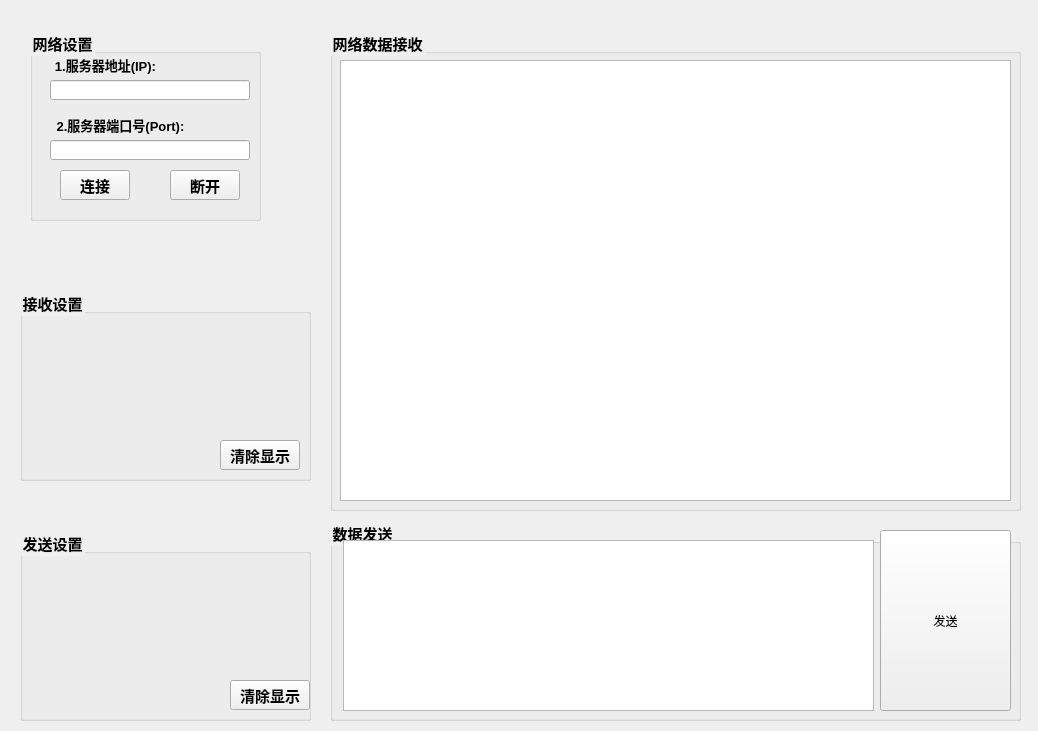
<?xml version="1.0" encoding="UTF-8"?>
<ui version="4.0">
 <class>Widget</class>
 <widget class="QWidget" name="Widget">
  <property name="geometry">
   <rect>
    <x>0</x>
    <y>0</y>
    <width>1038</width>
    <height>731</height>
   </rect>
  </property>
  <property name="windowTitle">
   <string>Widget</string>
  </property>
  <widget class="QPushButton" name="sendButton">
   <property name="geometry">
    <rect>
     <x>880</x>
     <y>530</y>
     <width>131</width>
     <height>181</height>
    </rect>
   </property>
   <property name="text">
    <string>发送</string>
   </property>
  </widget>
  <widget class="QPlainTextEdit" name="plainTextEdit">
   <property name="geometry">
    <rect>
     <x>340</x>
     <y>60</y>
     <width>671</width>
     <height>441</height>
    </rect>
   </property>
   <property name="styleSheet">
    <string notr="true">font-size: 15px;</string>
   </property>
  </widget>
  <widget class="QGroupBox" name="recvBox">
   <property name="geometry">
    <rect>
     <x>330</x>
     <y>30</y>
     <width>691</width>
     <height>481</height>
    </rect>
   </property>
   <property name="styleSheet">
    <string notr="true">font-size: 15px;
font-weight: bold;</string>
   </property>
   <property name="title">
    <string>网络数据接收</string>
   </property>
  </widget>
  <widget class="QGroupBox" name="sendBox">
   <property name="geometry">
    <rect>
     <x>330</x>
     <y>520</y>
     <width>691</width>
     <height>201</height>
    </rect>
   </property>
   <property name="styleSheet">
    <string notr="true">font-size: 15px;
font-weight: bold;</string>
   </property>
   <property name="title">
    <string>数据发送</string>
   </property>
   <widget class="QTextEdit" name="textEdit">
    <property name="geometry">
     <rect>
      <x>13</x>
      <y>20</y>
      <width>531</width>
      <height>171</height>
     </rect>
    </property>
   </widget>
  </widget>
  <widget class="QGroupBox" name="networkBox">
   <property name="geometry">
    <rect>
     <x>30</x>
     <y>30</y>
     <width>231</width>
     <height>191</height>
    </rect>
   </property>
   <property name="styleSheet">
    <string notr="true">font-size: 15px;
font-weight: bold;</string>
   </property>
   <property name="title">
    <string>网络设置</string>
   </property>
   <widget class="QPushButton" name="connectButton">
    <property name="geometry">
     <rect>
      <x>30</x>
      <y>140</y>
      <width>70</width>
      <height>30</height>
     </rect>
    </property>
    <property name="text">
     <string>连接</string>
    </property>
   </widget>
   <widget class="QPushButton" name="cnacelButton">
    <property name="geometry">
     <rect>
      <x>140</x>
      <y>140</y>
      <width>70</width>
      <height>30</height>
     </rect>
    </property>
    <property name="text">
     <string>断开</string>
    </property>
   </widget>
   <widget class="QLabel" name="PortLabel">
    <property name="geometry">
     <rect>
      <x>20</x>
      <y>80</y>
      <width>141</width>
      <height>31</height>
     </rect>
    </property>
    <property name="text">
     <string>&lt;html&gt;&lt;head/&gt;&lt;body&gt;&lt;p align=&quot;center&quot;&gt;&lt;span style=&quot; font-size:10pt;&quot;&gt;2.服务器端口号(Port):&lt;/span&gt;&lt;/p&gt;&lt;/body&gt;&lt;/html&gt;</string>
    </property>
   </widget>
   <widget class="QLabel" name="IPLabel">
    <property name="geometry">
     <rect>
      <x>20</x>
      <y>20</y>
      <width>111</width>
      <height>31</height>
     </rect>
    </property>
    <property name="text">
     <string>&lt;html&gt;&lt;head/&gt;&lt;body&gt;&lt;p align=&quot;center&quot;&gt;&lt;span style=&quot; font-size:10pt;&quot;&gt;1.服务器地址(IP):&lt;/span&gt;&lt;/p&gt;&lt;/body&gt;&lt;/html&gt;</string>
    </property>
   </widget>
   <widget class="QLineEdit" name="PortlineEdit">
    <property name="geometry">
     <rect>
      <x>20</x>
      <y>110</y>
      <width>200</width>
      <height>20</height>
     </rect>
    </property>
   </widget>
   <widget class="QLineEdit" name="IPlineEdit">
    <property name="geometry">
     <rect>
      <x>20</x>
      <y>50</y>
      <width>200</width>
      <height>20</height>
     </rect>
    </property>
   </widget>
  </widget>
  <widget class="QPushButton" name="sdrButton">
   <property name="geometry">
    <rect>
     <x>230</x>
     <y>680</y>
     <width>80</width>
     <height>30</height>
    </rect>
   </property>
   <property name="font">
    <font>
     <pointsize>11</pointsize>
     <bold>true</bold>
    </font>
   </property>
   <property name="text">
    <string>清除显示</string>
   </property>
  </widget>
  <widget class="QGroupBox" name="sendsetBox">
   <property name="geometry">
    <rect>
     <x>20</x>
     <y>530</y>
     <width>291</width>
     <height>191</height>
    </rect>
   </property>
   <property name="styleSheet">
    <string notr="true">font-size: 15px;
font-weight: bold;</string>
   </property>
   <property name="title">
    <string>发送设置</string>
   </property>
  </widget>
  <widget class="QGroupBox" name="savesetButton">
   <property name="geometry">
    <rect>
     <x>20</x>
     <y>290</y>
     <width>291</width>
     <height>191</height>
    </rect>
   </property>
   <property name="font">
    <font>
     <pointsize>-1</pointsize>
     <bold>true</bold>
    </font>
   </property>
   <property name="styleSheet">
    <string notr="true">font-size: 15px;
font-weight: bold;</string>
   </property>
   <property name="title">
    <string>接收设置</string>
   </property>
   <widget class="QPushButton" name="clearButton">
    <property name="geometry">
     <rect>
      <x>200</x>
      <y>150</y>
      <width>80</width>
      <height>30</height>
     </rect>
    </property>
    <property name="font">
     <font>
      <pointsize>-1</pointsize>
      <bold>true</bold>
     </font>
    </property>
    <property name="text">
     <string>清除显示</string>
    </property>
   </widget>
  </widget>
  <zorder>sendsetBox</zorder>
  <zorder>savesetButton</zorder>
  <zorder>recvBox</zorder>
  <zorder>sendBox</zorder>
  <zorder>sendButton</zorder>
  <zorder>plainTextEdit</zorder>
  <zorder>networkBox</zorder>
  <zorder>sdrButton</zorder>
 </widget>
 <resources/>
 <connections/>
</ui>
